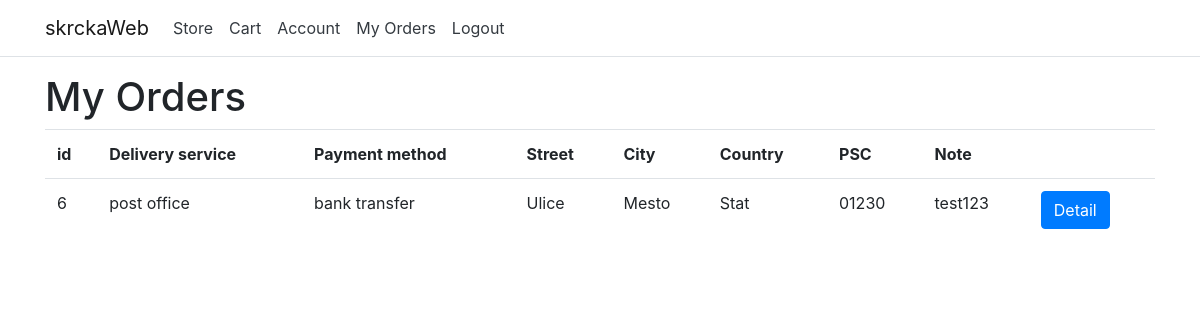
The page /shop/orders (signed in) on the database as committed earlier.
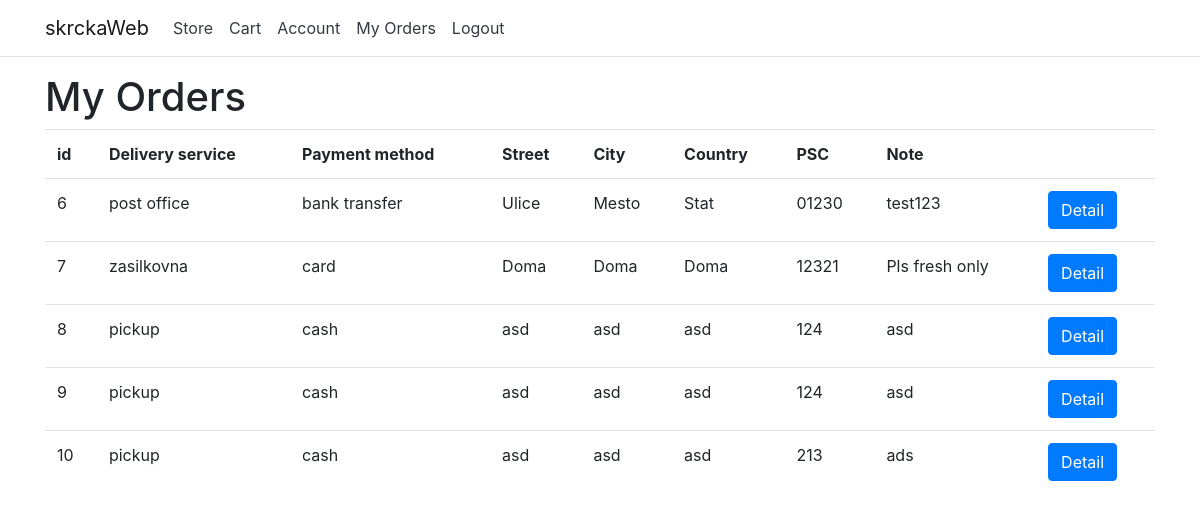
The same page on the database as committed later.
### shop/models.py (models this page shows, shortened)
class Order(models.Model):
    user = models.ForeignKey(get_user_model(), on_delete=models.CASCADE, default=0)
    payment_method = models.ForeignKey(PaymentMethod, on_delete=models.CASCADE, default=0)
    delivery_service = models.ForeignKey(DeliveryService, on_delete=models.CASCADE, default=0)
    street = models.CharField(max_length=255)
    city = models.CharField(max_length=255)
    country = models.CharField(max_length=255)
    psc = models.CharField(max_length=5)
    note = models.CharField(max_length=255)

class DeliveryService(models.Model):
    name = models.CharField(max_length=255)
    price = models.FloatField()

class PaymentMethod(models.Model):
    name = models.CharField(max_length=255)
    desc = models.CharField(max_length=255)

### shop/views.py (the view)
# urls.py: path('orders', views.orders_view, name='orders'),
@login_required
def orders_view(request):
    orders = Order.objects.filter(user_id=request.user.id)
    return render(request, 'orders.html',
                    {'orders': orders})

### shop/templates/orders.html
{% extends 'base.html' %}
{% block content %}
<h1>My Orders</h1>
<table class="table">
    <tr>
        <th>id</th>
        <th>Delivery service</th>
        <th>Payment method</th>
        <th>Street</th>
        <th>City</th>
        <th>Country</th>
        <th>PSC</th>
        <th>Note</th>
        <th></th>
    </tr>
    {% for order in orders %}
    <tr>
        <td>{{ order.id }}</td>
        <td>{{ order.delivery_service.name }}</td>
        <td>{{ order.payment_method.name }}</td>
        <td>{{ order.street }}</td>
        <td>{{ order.city }}</td>
        <td>{{ order.country }}</td>
        <td>{{ order.psc }}</td>
        <td>{{ order.note }}</td>
        <td><a class="btn btn-primary" href="{% url 'order_detail' order.id %}">Detail</a></td>
    </tr>
    {% endfor %}
</table>
{% endblock %}

### templates/base.html (shortened to what this page needs)
<!doctype html>
<html lang="en">
<head>
  <link rel="stylesheet" href="https://stackpath.bootstrapcdn.com/bootstrap/4.5.0/css/bootstrap.min.css"
>
</head>
<body>
  <header>
    <nav class="navbar navbar-expand-sm navbar-toggleable-sm navbar-light bg-white border-bottom box-shadow mb-3">
      <div class="container">
        <a class="navbar-brand" href="/">skrckaWeb</a>
        <div class="navbar-collapse collapse d-sm-inline-flex flex-sm-row-reverse">
            <ul class="navbar-nav flex-grow-1">
                <li class="nav-item">
                    <a class="nav-link text-dark" href="/shop/">Store</a>
                </li>
                {% if user.is_authenticated %}
                <li class="nav-item">
                  <a class="nav-link text-dark" href="/shop/cart">Cart</a>
                </li>
                <li class="nav-item">
                    <a class="nav-link text-dark" href="/shop/myaccount">Account</a>
                </li>
                <li class="nav-item">
                    <a class="nav-link text-dark" href="/shop/orders">My Orders</a>
                </li>
                <li class="nav-item">
                  <a class="nav-link text-dark" href="/shop/logout">Logout</a>
              </li>
                {% else %}
                <li class="nav-item">
                  <a class="nav-link text-dark" href="/shop/login">Login</a>
                </li>
                {% endif %}
            </ul>
        </div>
    </div>
    </nav>
  </header>
  <div class='container'>
    {% block content %}
    {% endblock %}
  </div>
</body>
</html>

Rows that differ between the two databases and show on the page:
added Order: id "7", delivery_service.name "zasilkovna", payment_method.name "card", street "Doma", city "Doma", country "Doma", psc "12321", note "Pls fresh only"
added Order: id "8", delivery_service.name "pickup", payment_method.name "cash", street "asd", city "asd", country "asd", psc "124", note "asd"
added Order: id "9", delivery_service.name "pickup", payment_method.name "cash", street "asd", city "asd", country "asd", psc "124", note "asd"
added Order: id "10", delivery_service.name "pickup", payment_method.name "cash", street "asd", city "asd", country "asd", psc "213", note "ads"
